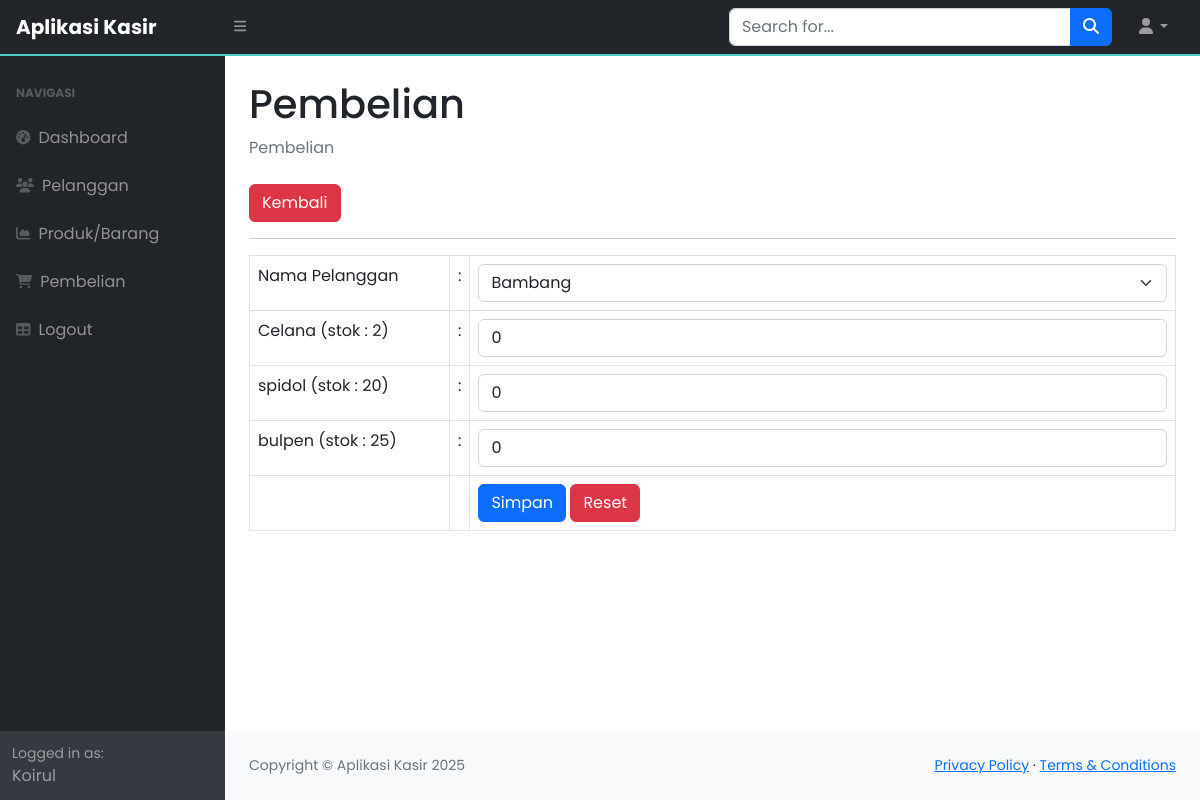
Page /index.php?page=pembelian_tambah (signed in) on the committed database.
### tables this page shows
CREATE TABLE `produk` (
  `id_produk` int(11) NOT NULL,
  `nama_produk` varchar(255) DEFAULT NULL,
  `harga` int(11) DEFAULT NULL,
  `stok` int(11) DEFAULT NULL
);

### pembelian_tambah.php (the view, shortened to what this page needs)
<div class="container-fluid px-4">
                        <h1 class="mt-4">Pembelian</h1>
                        <ol class="breadcrumb mb-4">
                            <li class="breadcrumb-item active">Pembelian</li>
                        </ol>
                            <a href="?page=pembelian" class="btn btn-danger">Kembali</a>
                            <hr>
                            <form method="POST">
                                <table class="table table-bordered">
                                    <tr>
                                        <td width="200">Nama Pelanggan</td>
                                        <td width="1">:</td>
                                        <td>
                                        <select class="form-control form-select" name="id_pelanggan">
                                            <?php
                                                $p = mysqli_query($koneksi, "SELECT*FROM pelanggan");
                                                while($pel = mysqli_fetch_array($p)){
                                                    ?>
                                                    <option value="<?php echo $pel['id_pelanggan']; ?>"><?php echo $pel['nama_pelanggan']; ?></option>
                                                    <?php
                                                }
                                            ?>
                                        </select>
                                        </td>
                                    </tr>
                                    <?php
                                        $pro = mysqli_query($koneksi, "SELECT*FROM produk");
                                        while($produk = mysqli_fetch_array($pro)){
                                    ?>
                                    <tr>
                                        <td><?php echo $produk['nama_produk'] . ' (stok : '.$produk['stok'].')'; ?></td>
                                        <td>:</td>
                                        <td><input class="form-control" name="produk[<?php echo $produk['id_produk']; ?>]" type="number" value="0" max="<?php echo $produk['stok'] ?>" step="0"></input>
                                        </td>
                                    </tr>
                                    <?php
                                        }
                                        ?>
                                    <tr>
                                        <td></td>
                                        <td></td>
                                        <td>
                                            <button type="submit" class="btn btn-primary">Simpan</button>
                                            <button type="reset" class="btn btn-danger">Reset</button>
                                        </td>
                                    </tr>
                                </table>
                            </form>
                    </div>

### index.php (style rules this page uses)
body { font-family: 'Poppins', sans-serif; }

### rows in the picture
produk: nama_produk "Celana", stok "2"
produk: nama_produk "spidol", stok "20"
produk: nama_produk "bulpen", stok "25"

### other values in the picture
$_SESSION['users']['nama'] "Koirul"
form field id_pelanggan "Bambang"
